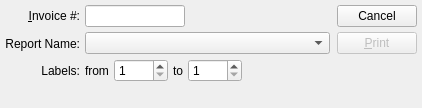
<ui version="4.0" >
 <author></author>
 <comment>This file is part of the xTuple ERP: PostBooks Edition, a free and
open source Enterprise Resource Planning software suite,
Copyright (c) 1999-2011 by OpenMFG LLC, d/b/a xTuple.
It is licensed to you under the Common Public Attribution License
version 1.0, the full text of which (including xTuple-specific Exhibits)
is available at www.xtuple.com/CPAL.  By using this software, you agree
to be bound by its terms.</comment>
 <exportmacro></exportmacro>
 <class>printLabelsByInvoice</class>
 <widget class="QDialog" name="printLabelsByInvoice" >
  <property name="geometry" >
   <rect>
    <x>0</x>
    <y>0</y>
    <width>422</width>
    <height>108</height>
   </rect>
  </property>
  <property name="windowTitle" >
   <string>Print Labels by Invoice</string>
  </property>
  <layout class="QHBoxLayout" >
   <property name="margin" >
    <number>5</number>
   </property>
   <property name="spacing" >
    <number>7</number>
   </property>
   <item>
    <layout class="QVBoxLayout" >
     <property name="margin" >
      <number>0</number>
     </property>
     <property name="spacing" >
      <number>0</number>
     </property>
     <item>
      <layout class="QHBoxLayout" >
       <property name="margin" >
        <number>0</number>
       </property>
       <property name="spacing" >
        <number>5</number>
       </property>
       <item>
        <layout class="QVBoxLayout" >
         <property name="margin" >
          <number>0</number>
         </property>
         <property name="spacing" >
          <number>5</number>
         </property>
         <item>
          <widget class="QLabel" name="_invoiceNumberLit" >
           <property name="text" >
            <string>&amp;Invoice #:</string>
           </property>
           <property name="alignment" >
            <set>Qt::AlignRight|Qt::AlignTrailing|Qt::AlignVCenter</set>
           </property>
           <property name="buddy" >
            <cstring>_invoiceNumber</cstring>
           </property>
          </widget>
         </item>
         <item>
          <widget class="QLabel" name="_reportLit" >
           <property name="text" >
            <string>Report Name:</string>
           </property>
           <property name="alignment" >
            <set>Qt::AlignRight|Qt::AlignTrailing|Qt::AlignVCenter</set>
           </property>
          </widget>
         </item>
         <item>
          <widget class="QLabel" name="_labelsLit" >
           <property name="text" >
            <string>Labels:</string>
           </property>
           <property name="alignment" >
            <set>Qt::AlignRight|Qt::AlignTrailing|Qt::AlignVCenter</set>
           </property>
          </widget>
         </item>
        </layout>
       </item>
       <item>
        <layout class="QVBoxLayout" >
         <property name="margin" >
          <number>0</number>
         </property>
         <property name="spacing" >
          <number>5</number>
         </property>
         <item>
          <layout class="QHBoxLayout" >
           <property name="margin" >
            <number>0</number>
           </property>
           <property name="spacing" >
            <number>0</number>
           </property>
           <item>
            <widget class="XLineEdit" name="_invoiceNumber" >
             <property name="sizePolicy" >
              <sizepolicy>
               <hsizetype>5</hsizetype>
               <vsizetype>0</vsizetype>
               <horstretch>0</horstretch>
               <verstretch>0</verstretch>
              </sizepolicy>
             </property>
             <property name="maximumSize" >
              <size>
               <width>100</width>
               <height>32767</height>
              </size>
             </property>
            </widget>
           </item>
           <item>
            <spacer>
             <property name="orientation" >
              <enum>Qt::Horizontal</enum>
             </property>
             <property name="sizeType" >
              <enum>QSizePolicy::MinimumExpanding</enum>
             </property>
             <property name="sizeHint" >
              <size>
               <width>61</width>
               <height>20</height>
              </size>
             </property>
            </spacer>
           </item>
          </layout>
         </item>
         <item>
          <widget class="XComboBox" name="_report" />
         </item>
         <item>
          <layout class="QHBoxLayout" >
           <property name="margin" >
            <number>0</number>
           </property>
           <property name="spacing" >
            <number>0</number>
           </property>
           <item>
            <layout class="QHBoxLayout" >
             <property name="margin" >
              <number>0</number>
             </property>
             <property name="spacing" >
              <number>5</number>
             </property>
             <item>
              <widget class="QLabel" name="_fromLit" >
               <property name="text" >
                <string>from</string>
               </property>
              </widget>
             </item>
             <item>
              <widget class="QSpinBox" name="_from" >
               <property name="maximum" >
                <number>9999</number>
               </property>
               <property name="minimum" >
                <number>1</number>
               </property>
              </widget>
             </item>
             <item>
              <widget class="QLabel" name="_toLit" >
               <property name="text" >
                <string>to</string>
               </property>
              </widget>
             </item>
             <item>
              <widget class="QSpinBox" name="_to" >
               <property name="maximum" >
                <number>9999</number>
               </property>
               <property name="minimum" >
                <number>1</number>
               </property>
              </widget>
             </item>
            </layout>
           </item>
           <item>
            <spacer>
             <property name="orientation" >
              <enum>Qt::Horizontal</enum>
             </property>
             <property name="sizeType" >
              <enum>QSizePolicy::Expanding</enum>
             </property>
             <property name="sizeHint" >
              <size>
               <width>65</width>
               <height>16</height>
              </size>
             </property>
            </spacer>
           </item>
          </layout>
         </item>
        </layout>
       </item>
      </layout>
     </item>
     <item>
      <spacer>
       <property name="orientation" >
        <enum>Qt::Vertical</enum>
       </property>
       <property name="sizeType" >
        <enum>QSizePolicy::Expanding</enum>
       </property>
       <property name="sizeHint" >
        <size>
         <width>20</width>
         <height>16</height>
        </size>
       </property>
      </spacer>
     </item>
    </layout>
   </item>
   <item>
    <layout class="QVBoxLayout" >
     <property name="margin" >
      <number>0</number>
     </property>
     <property name="spacing" >
      <number>5</number>
     </property>
     <item>
      <widget class="QPushButton" name="_close" >
       <property name="text" >
        <string>Cancel</string>
       </property>
      </widget>
     </item>
     <item>
      <widget class="QPushButton" name="_print" >
       <property name="enabled" >
        <bool>false</bool>
       </property>
       <property name="text" >
        <string>&amp;Print</string>
       </property>
       <property name="default" >
        <bool>true</bool>
       </property>
      </widget>
     </item>
     <item>
      <spacer>
       <property name="orientation" >
        <enum>Qt::Vertical</enum>
       </property>
       <property name="sizeType" >
        <enum>QSizePolicy::Expanding</enum>
       </property>
       <property name="sizeHint" >
        <size>
         <width>20</width>
         <height>20</height>
        </size>
       </property>
      </spacer>
     </item>
    </layout>
   </item>
  </layout>
 </widget>
 <layoutdefault spacing="6" margin="11" />
 <pixmapfunction>qPixmapFromMimeSource</pixmapfunction>
 <customwidgets>
  <customwidget>
   <class>XComboBox</class>
   <extends>QComboBox</extends>
   <header>xcombobox.h</header>
   <container>0</container>
   <pixmap></pixmap>
  </customwidget>
  <customwidget>
   <class>XLineEdit</class>
   <extends>QLineEdit</extends>
   <header>xlineedit.h</header>
   <container>0</container>
   <pixmap></pixmap>
  </customwidget>
 </customwidgets>
 <tabstops>
  <tabstop>_invoiceNumber</tabstop>
  <tabstop>_report</tabstop>
  <tabstop>_from</tabstop>
  <tabstop>_to</tabstop>
  <tabstop>_print</tabstop>
  <tabstop>_close</tabstop>
 </tabstops>
 <resources/>
 <connections>
  <connection>
   <sender>_close</sender>
   <signal>clicked()</signal>
   <receiver>printLabelsByInvoice</receiver>
   <slot>reject()</slot>
   <hints>
    <hint type="sourcelabel" >
     <x>20</x>
     <y>20</y>
    </hint>
    <hint type="destinationlabel" >
     <x>20</x>
     <y>20</y>
    </hint>
   </hints>
  </connection>
 </connections>
</ui>
